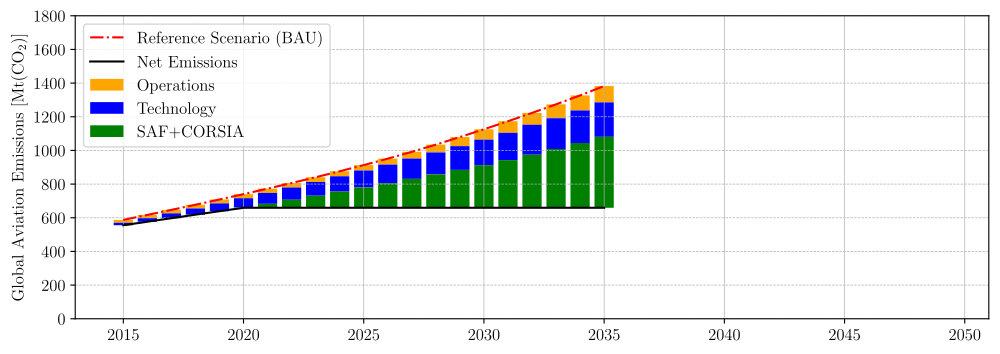

Generate this figure with Python:
#%%
# runs code as interactive cell 
# https://code.visualstudio.com/docs/python/jupyter-support-py

# IMPORTS #######################################

# plotting
import matplotlib.pyplot as plt
import matplotlib.font_manager as font_manager
# unit conversion
cm = 1/2.54 # for inches-cm conversion
# time manipulation
from datetime import datetime

# data science
import numpy as np
import pandas as pd
from scipy.interpolate import interp1d

# i/o
from pathlib import PurePath, Path

# SETUP #########################################

plt.rcParams.update({
    "text.usetex": True,
    "font.family": "Arial",
    "font.sans-serif": "Computer Modern",
    'font.size': 12
})

# DATA IMPORT ###################################

df_input = pd.read_excel(
    io = './data/data.xlsx',
    sheet_name = 'CORSIA',
    usecols = lambda column: column in [
        'net (x)',
        'net (y)',
        'corsia (x)',
        'corsia (y)',
        'tech (x)',
        'tech (y)',
        'baseline (x)',
        'baseline (y)',
    ],
    dtype={
        'net (x)': float,
        'net (y)': float,
        'corsia (x)': float,
        'corsia (y)': float,
        'tech (x)': float,
        'tech (y)': float,
        'baseline (x)': float,
        'baseline (y)': float,
    },
    header = 0,
    engine = 'openpyxl',
    decimal=','
)

# DATA MANIPULATION #############################

# this is the new list of years
list_of_years: list[int] = [i for i in range(2015, 2035+1)]

def interpolate_1d_dataframe(
    df: pd.DataFrame,
    name_of_column_to_interpolate_x: str,
    name_of_column_to_interpolate_y: str,
    new_x_values: list[int],
) -> pd.DataFrame:
    df_interpolated = pd.DataFrame()
    df_interpolated['year'] = new_x_values
    interpolation_polynomial = interp1d(
        x = df[name_of_column_to_interpolate_x].dropna(), # 'NaN' values usually cause problems, so we remove them here
        y = df[name_of_column_to_interpolate_y].dropna(), # 'NaN' values usually cause problems, so we remove them here
    )
    df_interpolated['y'] = [interpolation_polynomial(x_value) for x_value in new_x_values]
    return df_interpolated


df_net: pd.DataFrame = interpolate_1d_dataframe(
    df = df_input,
    name_of_column_to_interpolate_x ='net (x)',
    name_of_column_to_interpolate_y ='net (y)',
    new_x_values = list_of_years,
)

df_tech: pd.DataFrame = interpolate_1d_dataframe(
    df = df_input,
    name_of_column_to_interpolate_x ='tech (x)',
    name_of_column_to_interpolate_y ='tech (y)',
    new_x_values = list_of_years,
)

df_corsia: pd.DataFrame = interpolate_1d_dataframe(
    df = df_input,
    name_of_column_to_interpolate_x ='corsia (x)',
    name_of_column_to_interpolate_y ='corsia (y)',
    new_x_values = list_of_years,
)

df_baseline: pd.DataFrame = interpolate_1d_dataframe(
    df = df_input,
    name_of_column_to_interpolate_x ='baseline (x)',
    name_of_column_to_interpolate_y ='baseline (y)',
    new_x_values = list_of_years,
)

# FIGURE ########################################

# SETUP ######################

fig, ax = plt.subplots(
        num = 'main',
        nrows = 1,
        ncols = 1,
        dpi = 300,
        figsize=(30*cm, 10*cm), # A4=(210x297)mm
    )

# DATA #######################

# AXIS LIMITS ################

ax.set_ylim(0, 1800)
ax.set_xlim(2013, 2051)

# TICKS AND LABELS ###########

# GRIDS ######################

ax.grid(which='major', axis='x', linestyle='-', linewidth = 0.5)
ax.grid(which='both', axis='y', linestyle='--', linewidth = 0.5)

# AXIS LABELS ################

ax.set_ylabel("Global Aviation Emissions [Mt(CO$_2$)]")


# PLOTTING ###################

ax.plot(
    df_net['year'],
    df_net['y'],
    label = 'Reference Scenario (BAU)',
    color = 'red',
    linestyle = '-.',
)
ax.plot(
    df_baseline['year'],
    df_baseline['y'],
    label = 'Net Emissions',
    color = 'black'
)

ax.bar(
    x = df_tech['year'],
    height = df_net['y'] - df_tech['y'],
    bottom = df_tech['y'],
    width=0.8,
    color = 'orange',
    label = 'Operations',
)

ax.bar(
    x = df_tech['year'],
    height = df_tech['y'] - df_corsia['y'],
    bottom = df_corsia['y'],
    width=0.8,
    color = 'blue',
    label = 'Technology',
)

ax.bar(
    x = df_corsia['year'],
    height = df_corsia['y'] - df_baseline['y'],
    bottom = df_baseline['y'],
    width=0.8,
    color = 'green',
    label = 'SAF+CORSIA',
)

# LEGEND ####################

ax.legend(
    loc = 'upper left',
)

# EXPORT #########################################

import os 
file_path = os.path.abspath(__file__)
file_name = os.path.splitext(os.path.basename(file_path))[0]
figure_name: str = str(file_name + '.pdf')

plt.savefig(
    fname = figure_name,
    format="pdf",
    bbox_inches='tight',
    transparent = False
)
# %%
